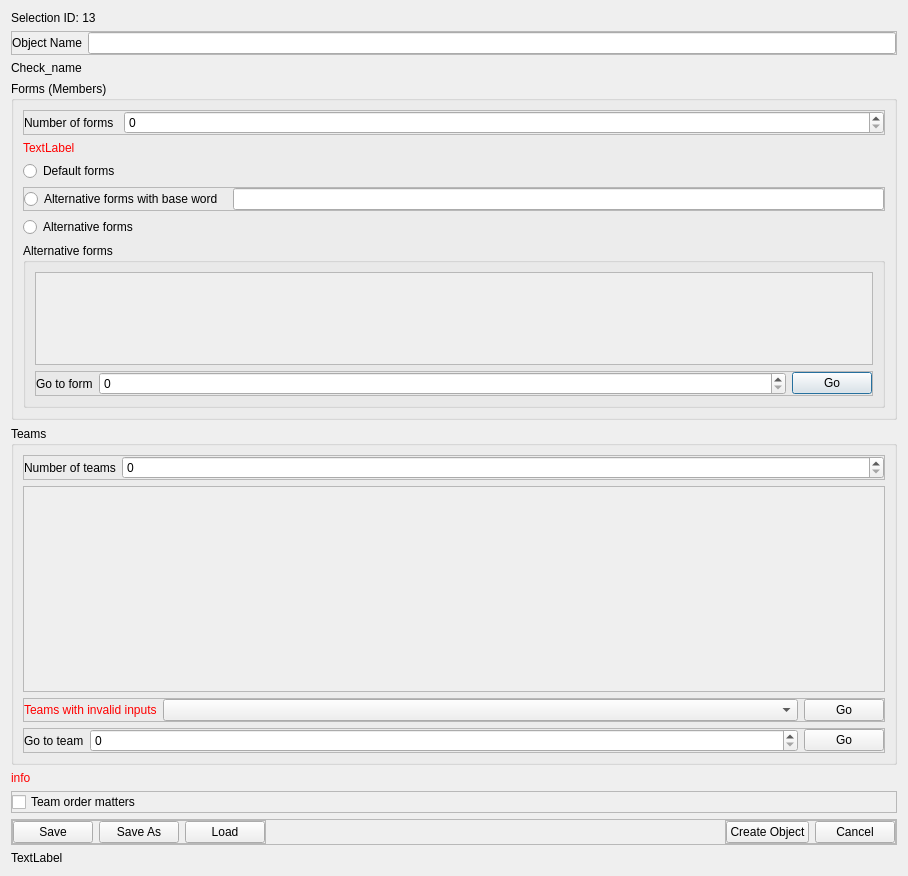
<?xml version="1.0" encoding="UTF-8"?>
<ui version="4.0">
 <class>Dialog</class>
 <widget class="QDialog" name="Dialog">
  <property name="geometry">
   <rect>
    <x>0</x>
    <y>0</y>
    <width>908</width>
    <height>876</height>
   </rect>
  </property>
  <property name="windowTitle">
   <string>Dialog</string>
  </property>
  <layout class="QVBoxLayout" name="verticalLayout">
   <item>
    <widget class="QLabel" name="label_14">
     <property name="sizePolicy">
      <sizepolicy hsizetype="Fixed" vsizetype="Fixed">
       <horstretch>0</horstretch>
       <verstretch>0</verstretch>
      </sizepolicy>
     </property>
     <property name="text">
      <string>Selection ID: 13</string>
     </property>
    </widget>
   </item>
   <item>
    <widget class="QFrame" name="frame">
     <property name="sizePolicy">
      <sizepolicy hsizetype="Expanding" vsizetype="Fixed">
       <horstretch>0</horstretch>
       <verstretch>0</verstretch>
      </sizepolicy>
     </property>
     <property name="frameShape">
      <enum>QFrame::Shape::StyledPanel</enum>
     </property>
     <property name="frameShadow">
      <enum>QFrame::Shadow::Raised</enum>
     </property>
     <layout class="QHBoxLayout" name="horizontalLayout">
      <property name="leftMargin">
       <number>0</number>
      </property>
      <property name="topMargin">
       <number>0</number>
      </property>
      <property name="rightMargin">
       <number>0</number>
      </property>
      <property name="bottomMargin">
       <number>0</number>
      </property>
      <item>
       <widget class="QLabel" name="label">
        <property name="text">
         <string>Object Name</string>
        </property>
       </widget>
      </item>
      <item>
       <widget class="QLineEdit" name="lineEdit"/>
      </item>
     </layout>
    </widget>
   </item>
   <item>
    <widget class="QLabel" name="label_2">
     <property name="sizePolicy">
      <sizepolicy hsizetype="Preferred" vsizetype="Preferred">
       <horstretch>0</horstretch>
       <verstretch>0</verstretch>
      </sizepolicy>
     </property>
     <property name="text">
      <string>Check_name</string>
     </property>
    </widget>
   </item>
   <item>
    <widget class="QGroupBox" name="groupBox_2">
     <property name="sizePolicy">
      <sizepolicy hsizetype="Expanding" vsizetype="Expanding">
       <horstretch>0</horstretch>
       <verstretch>0</verstretch>
      </sizepolicy>
     </property>
     <property name="title">
      <string>Forms (Members)</string>
     </property>
     <layout class="QVBoxLayout" name="verticalLayout_4">
      <item>
       <widget class="QFrame" name="frame_7">
        <property name="sizePolicy">
         <sizepolicy hsizetype="Expanding" vsizetype="Fixed">
          <horstretch>0</horstretch>
          <verstretch>0</verstretch>
         </sizepolicy>
        </property>
        <property name="frameShape">
         <enum>QFrame::Shape::StyledPanel</enum>
        </property>
        <property name="frameShadow">
         <enum>QFrame::Shadow::Raised</enum>
        </property>
        <layout class="QHBoxLayout" name="horizontalLayout_6">
         <property name="spacing">
          <number>10</number>
         </property>
         <property name="leftMargin">
          <number>0</number>
         </property>
         <property name="topMargin">
          <number>0</number>
         </property>
         <property name="rightMargin">
          <number>0</number>
         </property>
         <property name="bottomMargin">
          <number>0</number>
         </property>
         <item>
          <widget class="QLabel" name="label_4">
           <property name="sizePolicy">
            <sizepolicy hsizetype="Maximum" vsizetype="Preferred">
             <horstretch>0</horstretch>
             <verstretch>0</verstretch>
            </sizepolicy>
           </property>
           <property name="text">
            <string>Number of forms</string>
           </property>
          </widget>
         </item>
         <item>
          <widget class="QSpinBox" name="spin_box"/>
         </item>
        </layout>
       </widget>
      </item>
      <item>
       <widget class="QLabel" name="label_10">
        <property name="styleSheet">
         <string notr="true">color: red</string>
        </property>
        <property name="text">
         <string>TextLabel</string>
        </property>
       </widget>
      </item>
      <item>
       <widget class="QRadioButton" name="radioButton_4">
        <property name="text">
         <string>Default forms</string>
        </property>
       </widget>
      </item>
      <item>
       <widget class="QFrame" name="frame_8">
        <property name="frameShape">
         <enum>QFrame::Shape::StyledPanel</enum>
        </property>
        <property name="frameShadow">
         <enum>QFrame::Shadow::Raised</enum>
        </property>
        <layout class="QHBoxLayout" name="horizontalLayout_5">
         <property name="spacing">
          <number>10</number>
         </property>
         <property name="leftMargin">
          <number>0</number>
         </property>
         <property name="topMargin">
          <number>0</number>
         </property>
         <property name="rightMargin">
          <number>0</number>
         </property>
         <property name="bottomMargin">
          <number>0</number>
         </property>
         <item>
          <widget class="QRadioButton" name="radioButton_5">
           <property name="text">
            <string>Alternative forms with base word</string>
           </property>
          </widget>
         </item>
         <item>
          <widget class="QLineEdit" name="lineEdit_2"/>
         </item>
        </layout>
       </widget>
      </item>
      <item>
       <widget class="QRadioButton" name="radioButton_6">
        <property name="text">
         <string>Alternative forms</string>
        </property>
       </widget>
      </item>
      <item>
       <widget class="QGroupBox" name="groupBox_4">
        <property name="sizePolicy">
         <sizepolicy hsizetype="Expanding" vsizetype="Expanding">
          <horstretch>0</horstretch>
          <verstretch>0</verstretch>
         </sizepolicy>
        </property>
        <property name="title">
         <string>Alternative forms</string>
        </property>
        <layout class="QVBoxLayout" name="verticalLayout_7">
         <item>
          <widget class="QScrollArea" name="scrollArea">
           <property name="horizontalScrollBarPolicy">
            <enum>Qt::ScrollBarPolicy::ScrollBarAlwaysOff</enum>
           </property>
           <property name="widgetResizable">
            <bool>true</bool>
           </property>
           <widget class="QWidget" name="widget">
            <property name="geometry">
             <rect>
              <x>0</x>
              <y>0</y>
              <width>848</width>
              <height>94</height>
             </rect>
            </property>
            <property name="sizePolicy">
             <sizepolicy hsizetype="Expanding" vsizetype="Expanding">
              <horstretch>0</horstretch>
              <verstretch>0</verstretch>
             </sizepolicy>
            </property>
            <layout class="QVBoxLayout" name="verticalLayout_8">
             <property name="spacing">
              <number>3</number>
             </property>
             <property name="leftMargin">
              <number>2</number>
             </property>
             <property name="topMargin">
              <number>2</number>
             </property>
             <property name="rightMargin">
              <number>2</number>
             </property>
             <property name="bottomMargin">
              <number>2</number>
             </property>
            </layout>
           </widget>
          </widget>
         </item>
         <item>
          <widget class="QFrame" name="frame_13">
           <property name="frameShape">
            <enum>QFrame::Shape::StyledPanel</enum>
           </property>
           <property name="frameShadow">
            <enum>QFrame::Shadow::Raised</enum>
           </property>
           <layout class="QHBoxLayout" name="horizontalLayout_12" stretch="0,7,0">
            <property name="leftMargin">
             <number>0</number>
            </property>
            <property name="topMargin">
             <number>0</number>
            </property>
            <property name="rightMargin">
             <number>0</number>
            </property>
            <property name="bottomMargin">
             <number>0</number>
            </property>
            <item>
             <widget class="QLabel" name="label_3">
              <property name="text">
               <string>Go to form</string>
              </property>
             </widget>
            </item>
            <item>
             <widget class="QSpinBox" name="spinBox"/>
            </item>
            <item>
             <widget class="QPushButton" name="pushButton_3">
              <property name="text">
               <string>Go</string>
              </property>
             </widget>
            </item>
           </layout>
          </widget>
         </item>
        </layout>
       </widget>
      </item>
     </layout>
    </widget>
   </item>
   <item>
    <widget class="QGroupBox" name="groupBox_5">
     <property name="sizePolicy">
      <sizepolicy hsizetype="Expanding" vsizetype="Expanding">
       <horstretch>0</horstretch>
       <verstretch>0</verstretch>
      </sizepolicy>
     </property>
     <property name="title">
      <string>Teams</string>
     </property>
     <layout class="QVBoxLayout" name="verticalLayout_9">
      <item>
       <widget class="QFrame" name="frame_5">
        <property name="sizePolicy">
         <sizepolicy hsizetype="Expanding" vsizetype="Fixed">
          <horstretch>0</horstretch>
          <verstretch>0</verstretch>
         </sizepolicy>
        </property>
        <property name="frameShape">
         <enum>QFrame::Shape::StyledPanel</enum>
        </property>
        <property name="frameShadow">
         <enum>QFrame::Shadow::Raised</enum>
        </property>
        <layout class="QHBoxLayout" name="horizontalLayout_7" stretch="0,7">
         <property name="leftMargin">
          <number>0</number>
         </property>
         <property name="topMargin">
          <number>0</number>
         </property>
         <property name="rightMargin">
          <number>0</number>
         </property>
         <property name="bottomMargin">
          <number>0</number>
         </property>
         <item>
          <widget class="QLabel" name="label_6">
           <property name="text">
            <string>Number of teams</string>
           </property>
          </widget>
         </item>
         <item>
          <widget class="QSpinBox" name="spinBox_3"/>
         </item>
        </layout>
       </widget>
      </item>
      <item>
       <widget class="QScrollArea" name="scrollArea_2">
        <property name="horizontalScrollBarPolicy">
         <enum>Qt::ScrollBarPolicy::ScrollBarAlwaysOff</enum>
        </property>
        <property name="widgetResizable">
         <bool>true</bool>
        </property>
        <widget class="QWidget" name="widget_2">
         <property name="geometry">
          <rect>
           <x>0</x>
           <y>0</y>
           <width>868</width>
           <height>202</height>
          </rect>
         </property>
         <property name="sizePolicy">
          <sizepolicy hsizetype="Expanding" vsizetype="Expanding">
           <horstretch>0</horstretch>
           <verstretch>0</verstretch>
          </sizepolicy>
         </property>
         <layout class="QVBoxLayout" name="verticalLayout_10">
          <property name="spacing">
           <number>3</number>
          </property>
          <property name="leftMargin">
           <number>2</number>
          </property>
          <property name="topMargin">
           <number>2</number>
          </property>
          <property name="rightMargin">
           <number>2</number>
          </property>
          <property name="bottomMargin">
           <number>2</number>
          </property>
         </layout>
        </widget>
       </widget>
      </item>
      <item>
       <widget class="QFrame" name="frame_9">
        <property name="frameShape">
         <enum>QFrame::Shape::StyledPanel</enum>
        </property>
        <property name="frameShadow">
         <enum>QFrame::Shadow::Raised</enum>
        </property>
        <layout class="QHBoxLayout" name="horizontalLayout_8" stretch="0,6,0">
         <property name="leftMargin">
          <number>0</number>
         </property>
         <property name="topMargin">
          <number>0</number>
         </property>
         <property name="rightMargin">
          <number>0</number>
         </property>
         <property name="bottomMargin">
          <number>0</number>
         </property>
         <item>
          <widget class="QLabel" name="label_9">
           <property name="styleSheet">
            <string notr="true">color: red;</string>
           </property>
           <property name="text">
            <string>Teams with invalid inputs</string>
           </property>
          </widget>
         </item>
         <item>
          <widget class="QComboBox" name="comboBox"/>
         </item>
         <item>
          <widget class="QPushButton" name="pushButton_8">
           <property name="text">
            <string>Go</string>
           </property>
          </widget>
         </item>
        </layout>
       </widget>
      </item>
      <item>
       <widget class="QFrame" name="frame_14">
        <property name="frameShape">
         <enum>QFrame::Shape::StyledPanel</enum>
        </property>
        <property name="frameShadow">
         <enum>QFrame::Shadow::Raised</enum>
        </property>
        <layout class="QHBoxLayout" name="horizontalLayout_13" stretch="0,7,0">
         <property name="leftMargin">
          <number>0</number>
         </property>
         <property name="topMargin">
          <number>0</number>
         </property>
         <property name="rightMargin">
          <number>0</number>
         </property>
         <property name="bottomMargin">
          <number>0</number>
         </property>
         <item>
          <widget class="QLabel" name="label_5">
           <property name="text">
            <string>Go to team</string>
           </property>
          </widget>
         </item>
         <item>
          <widget class="QSpinBox" name="spinBox_2"/>
         </item>
         <item>
          <widget class="QPushButton" name="pushButton_7">
           <property name="text">
            <string>Go</string>
           </property>
          </widget>
         </item>
        </layout>
       </widget>
      </item>
     </layout>
    </widget>
   </item>
   <item>
    <widget class="QLabel" name="label_8">
     <property name="styleSheet">
      <string notr="true">color: red</string>
     </property>
     <property name="text">
      <string>info</string>
     </property>
    </widget>
   </item>
   <item>
    <widget class="QFrame" name="frame_6">
     <property name="frameShape">
      <enum>QFrame::Shape::StyledPanel</enum>
     </property>
     <property name="frameShadow">
      <enum>QFrame::Shadow::Raised</enum>
     </property>
     <layout class="QHBoxLayout" name="horizontalLayout_9">
      <property name="leftMargin">
       <number>0</number>
      </property>
      <property name="topMargin">
       <number>0</number>
      </property>
      <property name="rightMargin">
       <number>0</number>
      </property>
      <property name="bottomMargin">
       <number>0</number>
      </property>
      <item>
       <widget class="QCheckBox" name="checkBox_2">
        <property name="text">
         <string>Team order matters</string>
        </property>
       </widget>
      </item>
     </layout>
    </widget>
   </item>
   <item>
    <widget class="QFrame" name="frame_2">
     <property name="frameShape">
      <enum>QFrame::Shape::StyledPanel</enum>
     </property>
     <property name="frameShadow">
      <enum>QFrame::Shadow::Raised</enum>
     </property>
     <layout class="QHBoxLayout" name="horizontalLayout_2">
      <property name="leftMargin">
       <number>0</number>
      </property>
      <property name="topMargin">
       <number>0</number>
      </property>
      <property name="rightMargin">
       <number>0</number>
      </property>
      <property name="bottomMargin">
       <number>0</number>
      </property>
      <item alignment="Qt::AlignmentFlag::AlignLeft">
       <widget class="QFrame" name="frame_3">
        <property name="frameShape">
         <enum>QFrame::Shape::StyledPanel</enum>
        </property>
        <property name="frameShadow">
         <enum>QFrame::Shadow::Raised</enum>
        </property>
        <layout class="QHBoxLayout" name="horizontalLayout_3">
         <property name="leftMargin">
          <number>0</number>
         </property>
         <property name="topMargin">
          <number>0</number>
         </property>
         <property name="rightMargin">
          <number>0</number>
         </property>
         <property name="bottomMargin">
          <number>0</number>
         </property>
         <item>
          <widget class="QPushButton" name="pushButton_4">
           <property name="text">
            <string>Save</string>
           </property>
          </widget>
         </item>
         <item>
          <widget class="QPushButton" name="pushButton_5">
           <property name="text">
            <string>Save As</string>
           </property>
          </widget>
         </item>
         <item>
          <widget class="QPushButton" name="pushButton_6">
           <property name="text">
            <string>Load</string>
           </property>
          </widget>
         </item>
        </layout>
       </widget>
      </item>
      <item alignment="Qt::AlignmentFlag::AlignRight">
       <widget class="QFrame" name="frame_4">
        <property name="frameShape">
         <enum>QFrame::Shape::StyledPanel</enum>
        </property>
        <property name="frameShadow">
         <enum>QFrame::Shadow::Raised</enum>
        </property>
        <layout class="QHBoxLayout" name="horizontalLayout_4" stretch="1,1">
         <property name="leftMargin">
          <number>0</number>
         </property>
         <property name="topMargin">
          <number>0</number>
         </property>
         <property name="rightMargin">
          <number>0</number>
         </property>
         <property name="bottomMargin">
          <number>0</number>
         </property>
         <item>
          <widget class="QPushButton" name="pushButton">
           <property name="text">
            <string>Create Object</string>
           </property>
          </widget>
         </item>
         <item>
          <widget class="QPushButton" name="pushButton_2">
           <property name="text">
            <string>Cancel</string>
           </property>
          </widget>
         </item>
        </layout>
       </widget>
      </item>
     </layout>
    </widget>
   </item>
   <item>
    <widget class="QLabel" name="label_7">
     <property name="text">
      <string>TextLabel</string>
     </property>
    </widget>
   </item>
  </layout>
 </widget>
 <resources/>
 <connections/>
</ui>
